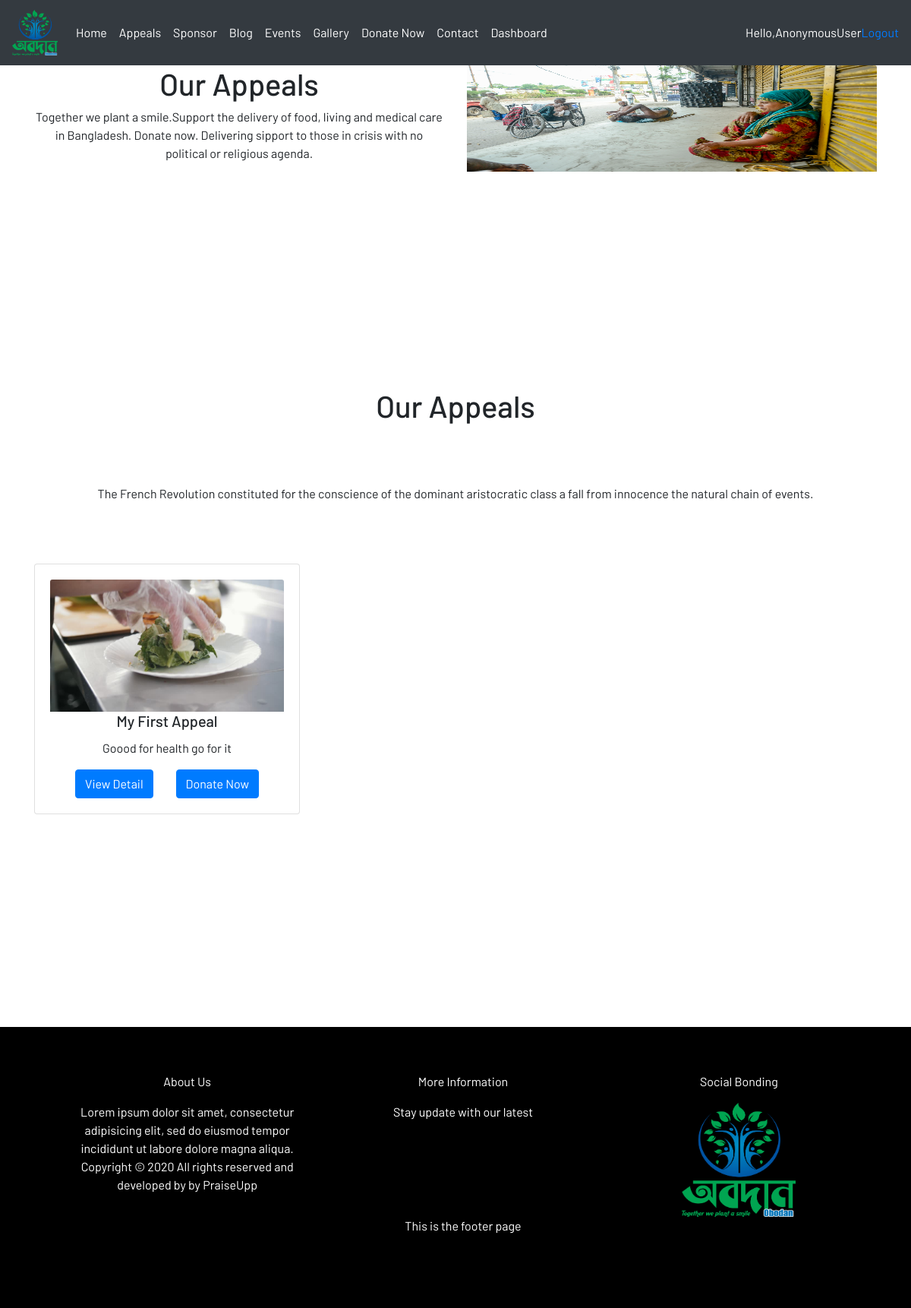
The page /appeals on the database its author committed.
### webmanager/models.py (models this page shows, shortened)
class Appeal(models.Model):
    appeal_title = models.CharField(max_length=100)
    appeal_desc = models.TextField(max_length=1000)
    appeal_pic = models.ImageField(null=True, blank=True)
    created_at = models.DateTimeField(null=True, blank=True)
    updated_on = models.DateTimeField(auto_now=True)

### webmanager/views.py (the view)
# urls.py: path('appeals', views.appeals, name="appeals"),
def appeals(request):
    appeals = Appeal.objects.all()
    context = {'appeals': appeals}
    return render(request, 'webmanager/appeals.html', context)

### webmanager/templates/webmanager/appeals.html
{% extends 'webmanager/main.html' %} {% block content %} {% load static%}
<section>
    <div class="container text-center">
      <div class="row">
        <div class="col-lg-6">
          <h1>Our Appeals</h1>
          <p>
            Together we plant a smile.Support the delivery of food, living and
            medical care in Bangladesh. Donate now. Delivering sipport to those in
            crisis with no political or religious agenda.
          </p>
        </div>
        <div class="col-lg-6">
          <img
            src="{% static '/img/assets/khulna3.jpg' %}"
            class="card-img-top img-fluid"
            alt="..." style="height: 140px;"
          />
        </div>
      </div>
    </div>
  </section>
<section>
  <div class="container section-gap">
    <div class="text-center">
      <h1>Our Appeals</h1>
      <p class="title-gap">
        The French Revolution constituted for the conscience of the dominant
        aristocratic class a fall from innocence the natural chain of events.
      </p>
    </div>
    <div class="row text-center title-gap">
      {% for appeal in appeals %}
      <div class="col-lg-4">
        <div class="card" style="">
          <div class="card-body">
            <img
              src="{{ appeal.appeal_pic.url }}"
              class="card-img-top img-fluid"
              alt="..."
            />
            <h5 class="card-title">{{appeal.appeal_title}}</h5>
            <p class="card-text">
              {{appeal.appeal_desc}}
            </p>
            <a href="#" class="btn btn-primary">View Detail</a
            ><a href="{%url 'donation' %}" class="btn btn-primary button-margin">Donate Now</a>
          </div>
        </div>
      </div>
       {% endfor %}
    </div>
  </div>
</section>
    {% endblock %}

### static/css/main.css (style rules this page uses)
body { font-family: "Barlow", sans-serif; }
.section-gap { margin-top: 280px; }
.title-gap { margin-top: 80px; }
.button-margin { margin-left: 30px; }

### rows shown on the page
Appeal: appeal_pic (picture), appeal_title "My First Appeal", appeal_desc "Goood for health go for it"

### other values the page prints
{{ request.user }} "AnonymousUser"
